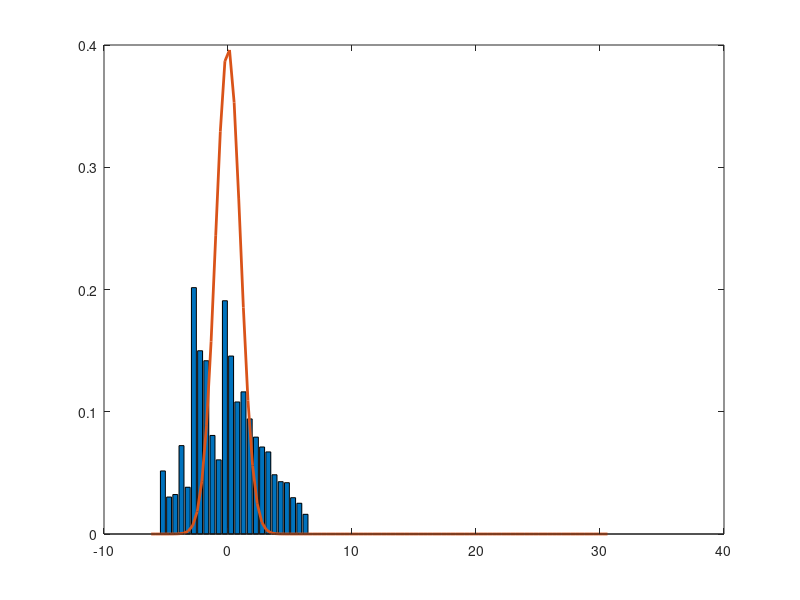

The MATLAB script that drew this image:
%% Post-analysis

load('WERun.mat');

%Create a weighted histogram with associated bins
histostep = .5;
histobins = -6:histostep:6;

wHBin = [];

%Sum the total WE weights contained in each histogram bin
for n = histobins
    xInBin = xout > n & xout < n+histostep;
    wInBin = sum(weights(xInBin));
    wHBin = [wHBin, wInBin];
end
figure();
%Make the histogram. Add histostep/2 to keep graph centered, scale by
%histostep to keep area of graph = 1
bar(histobins+histostep/2, wHBin/histostep);
hold on
%Add in the equilibrium distribution
z = linspace(min(xout),max(xout));
pz = exp(-z.^2 / 2) /sqrt(2*pi);
plot(z,pz,'LineWidth', 2)